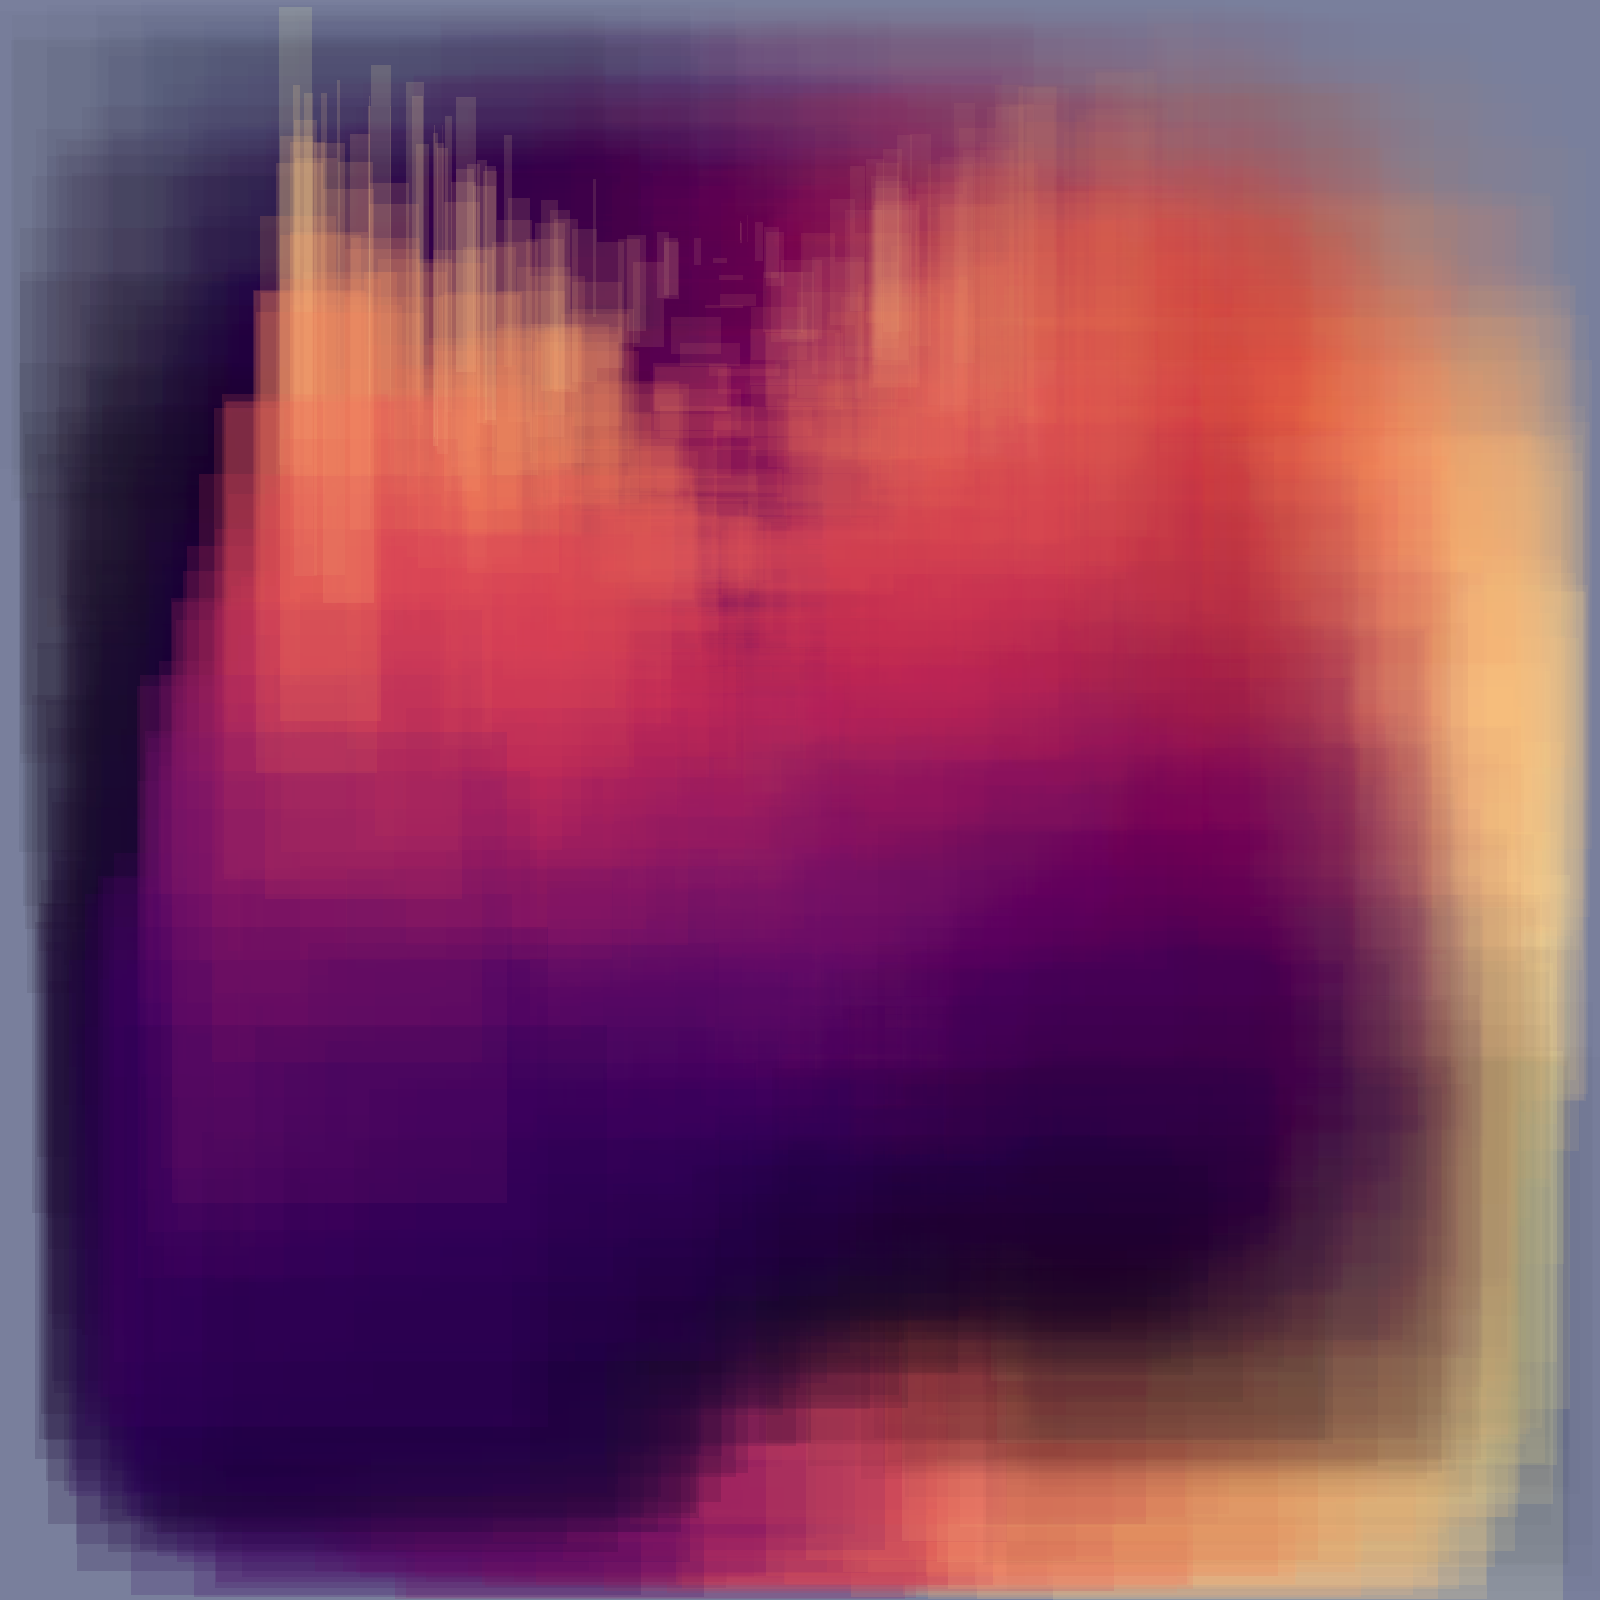

The script that saved this image:
library(ggplot2)

set.seed(77)

n <- 1000
x <- runif(n)
y <- runif(n)

for (i in seq(0, 2 * pi, by = 0.2)) {
  a = x * sin(i) - y * cos(i)
  for (j in 1:12) {
    c = y * sin(i) - x * sin(j)
    for (k in 1:5) {
      s = c + x * sin(j)
      xend <- x + y * cos(2 * k)
      yend <- y - x * sin(2 * k)
    }
  }
}

ggplot() +
  geom_tile(aes(x, y, alpha = a, width = 0.5 - s, height = 0.5 + s, fill = c)) +
  geom_tile(aes(y, x, alpha = a, width = 0.5 - c, height = 0.5 + a, fill = c)) +
  scale_fill_viridis_c(option = "magma") +
  scale_alpha_continuous(range = c(0, 0.17)) +
  coord_cartesian(clip = "off", expand = FALSE) +
  theme_void() +
  theme(
    legend.position = "none",
    plot.background = element_rect(fill = "#8c92ac", color = NA)
  ) +
  ggsave(here::here("genuary", "2021", "2021-1", "2021-1.png"), dpi = 320, width = 5, height = 5)
